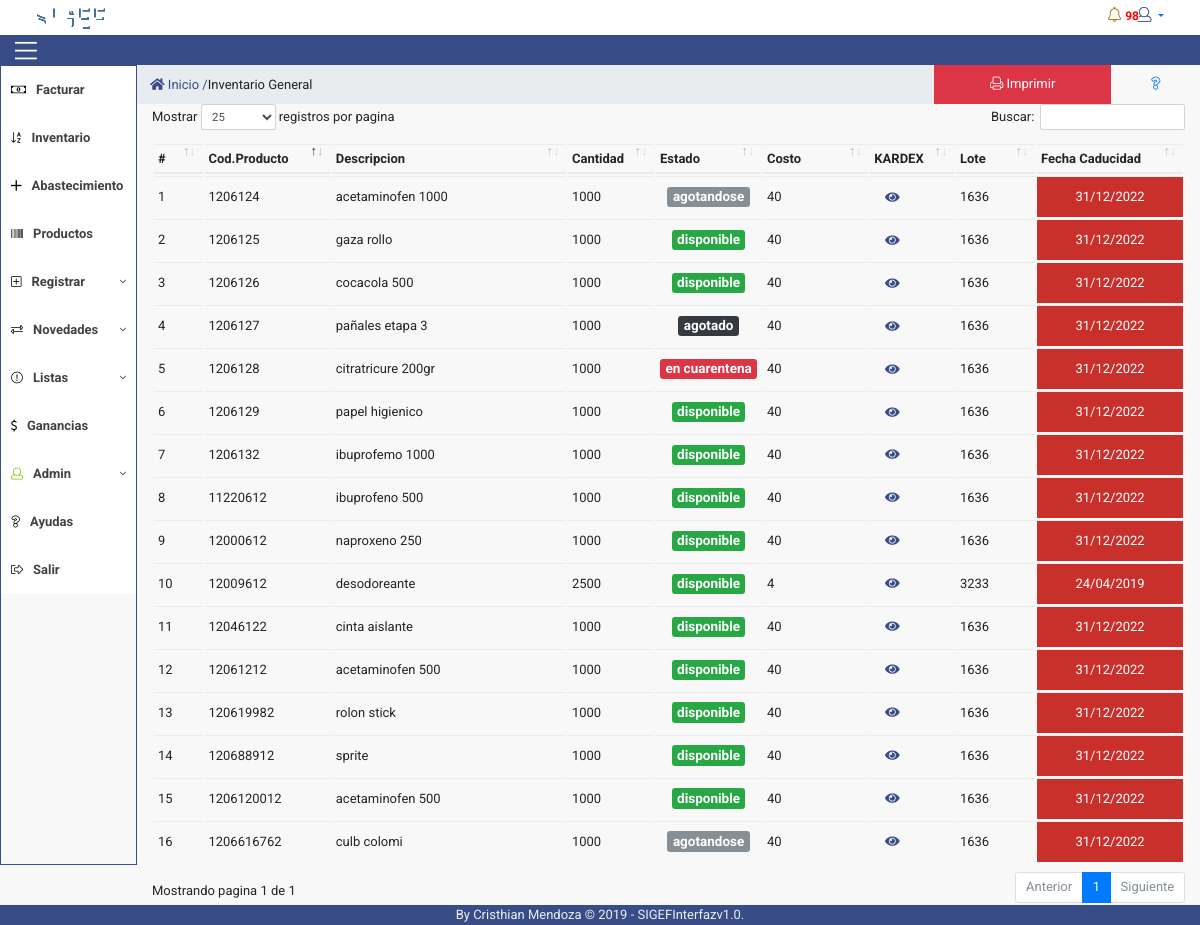
Screenshot of /controlador/inventario.php (signed in) with the database file from the repository.
### tables this page shows
CREATE TABLE `tb_productos` (
  `cod_prod` int(11) NOT NULL,
  `descripcion` varchar(140) NOT NULL,
  `precio_costo` int(11) NOT NULL,
  `precio_venta` int(11) NOT NULL,
  `cantidad` int(11) NOT NULL,
  `estado` varchar(15) NOT NULL,
  `cantidad_min` int(11) NOT NULL,
  `cantidad_max` int(11) NOT NULL,
  `lote` varchar(20) NOT NULL,
  `fecha_vencimiento` date NOT NULL,
  `requiere_formula` int(11) NOT NULL,
  `cod_categ_prod` int(11) NOT NULL,
  `cod_tipo_prod` int(11) NOT NULL,
  `fecha_registro_prod` date NOT NULL
);

### controlador/paginar_inventario.php (the view)
 <?php
  function fechaNormal($fecha){
    $nfecha = date('d/m/Y',strtotime($fecha));
    return $nfecha;
}
              $sql="SELECT * FROM  tb_productos ";
              include('../connections/config.php');
              $resultado = $conexion->query( $sql );
              echo "  <table class='table table-condensed display' id='inventario'>
                  <thead>
                  <tr>
                    <th width='20'>#</th>
                    <th width='100'>Cod.Producto</th>
                    <th width='300'>Descripcion</th>
                    <th width='20'>Cantidad</th>
                    <th width='50' >Estado</th>
                    <th width='100'>Costo</th>
                    <th width='50' >KARDEX</th>
                    <th width='60'>Lote</th>
                    <th width='150'>Fecha Caducidad</th>
                  </tr>
                  </thead>";
              $i=1;
              while ($row=mysqli_fetch_row($resultado)){
        if ($row[5]=='disponible' ) {
            $color='badge-success';
        }
        if ($row[5]=='agotandose') {
            $color='badge-secondary';
        }
        if ($row[5]=='en cuarentena') {
        $color='badge-danger';
        }
        if ($row[5]=='agotado') {
        $color='badge-dark';
        }
                echo "
                    <tr>
                      <td>".$i++."</td>
                    <td>".$row[0]."</td>
                    <td>".utf8_decode($row[1])."</td>
                    <td>".$row[3]."</td>
                    <td align='center' style='font-size:18px;'><span class='badge $color'>".utf8_decode($row[5])."</span></td>
                    <td>".$row[4]."</td>
                    <td><button type='button' class='btn btn-link' data-toggle='modal' data-target='#mostar-kardex'><span style='color: #384C87;' class='fa fa-eye'></span></button></td>
                    <td>".$row[8]."</td>
                    <td  style='background-color:#C9302C; color:white;'><center>".fechaNormal($row[9])."</center></td>
                  </tr>";
              }
              echo "  </table>
                  ";
?>

### vista/css/estilos.css (style rules this page uses)
* { margin: 0; padding: 0; box-sizing: border-box; font-family: 'Roboto', sans-serif; font-size: 13px; border-radius: 0px; }
.btn { border-radius: 0px; }
.table td, .table th { padding: .3rem; vertical-align: unset; }

### rows the page displays
tb_productos: cod_prod "1206124", descripcion "acetaminofen 1000", precio_venta "1000", estado "agotandose", cantidad "40", lote "1636", fecha_vencimiento "31/12/2022"
tb_productos: cod_prod "1206125", descripcion "gaza rollo", precio_venta "1000", estado "disponible", cantidad "40", lote "1636", fecha_vencimiento "31/12/2022"
tb_productos: cod_prod "1206126", descripcion "cocacola 500", precio_venta "1000", estado "disponible", cantidad "40", lote "1636", fecha_vencimiento "31/12/2022"
tb_productos: cod_prod "1206127", descripcion "pañales etapa 3", precio_venta "1000", estado "agotado", cantidad "40", lote "1636", fecha_vencimiento "31/12/2022"
tb_productos: cod_prod "1206128", descripcion "citratricure 200gr", precio_venta "1000", estado "en cuarentena", cantidad "40", lote "1636", fecha_vencimiento "31/12/2022"
tb_productos: cod_prod "1206129", descripcion "papel higienico", precio_venta "1000", estado "disponible", cantidad "40", lote "1636", fecha_vencimiento "31/12/2022"
tb_productos: cod_prod "1206132", descripcion "ibuprofemo 1000", precio_venta "1000", estado "disponible", cantidad "40", lote "1636", fecha_vencimiento "31/12/2022"
tb_productos: cod_prod "11220612", descripcion "ibuprofeno 500", precio_venta "1000", estado "disponible", cantidad "40", lote "1636", fecha_vencimiento "31/12/2022"
tb_productos: cod_prod "12000612", descripcion "naproxeno 250", precio_venta "1000", estado "disponible", cantidad "40", lote "1636", fecha_vencimiento "31/12/2022"
tb_productos: cod_prod "12009612", descripcion "desodoreante", precio_venta "2500", estado "disponible", cantidad "4", lote "3233", fecha_vencimiento "24/04/2019"
tb_productos: cod_prod "12046122", descripcion "cinta aislante", precio_venta "1000", estado "disponible", cantidad "40", lote "1636", fecha_vencimiento "31/12/2022"
tb_productos: cod_prod "12061212", descripcion "acetaminofen 500", precio_venta "1000", estado "disponible", cantidad "40", lote "1636", fecha_vencimiento "31/12/2022"
tb_productos: cod_prod "120619982", descripcion "rolon stick", precio_venta "1000", estado "disponible", cantidad "40", lote "1636", fecha_vencimiento "31/12/2022"
tb_productos: cod_prod "120688912", descripcion "sprite", precio_venta "1000", estado "disponible", cantidad "40", lote "1636", fecha_vencimiento "31/12/2022"
tb_productos: cod_prod "1206120012", descripcion "acetaminofen 500", precio_venta "1000", estado "disponible", cantidad "40", lote "1636", fecha_vencimiento "31/12/2022"
tb_productos: cod_prod "1206616762", descripcion "culb colomi", precio_venta "1000", estado "agotandose", cantidad "40", lote "1636", fecha_vencimiento "31/12/2022"
